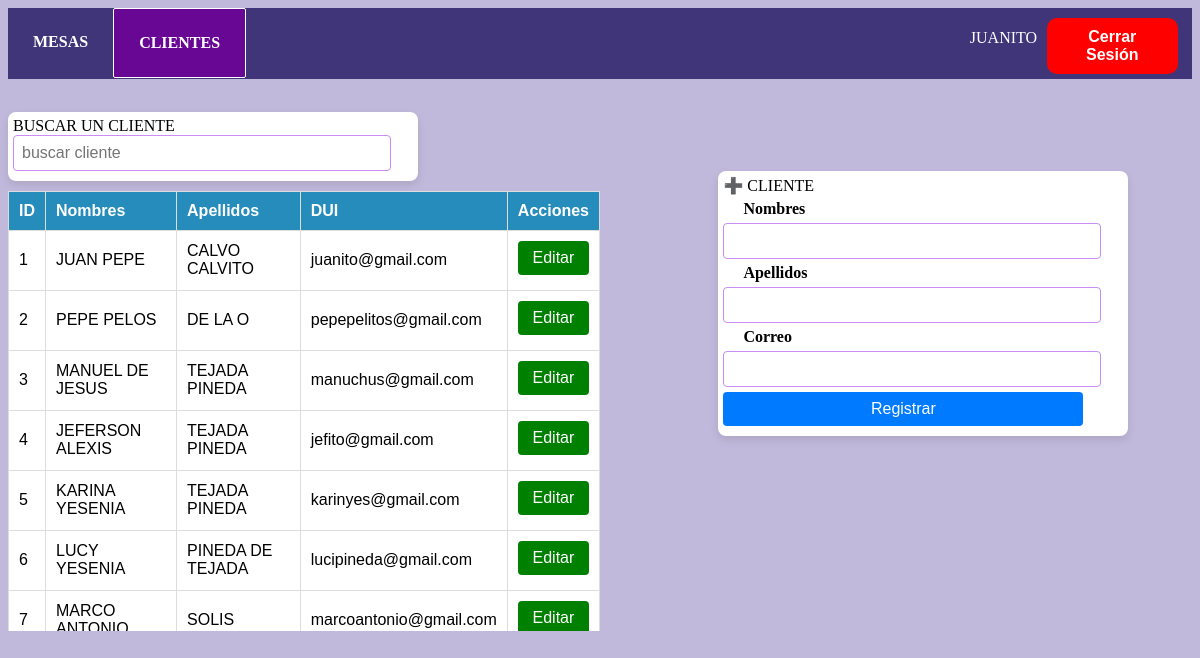
Screenshot of /views/RegistroCliente.php (signed in) with the database file from the repository.
### tables this page shows
CREATE TABLE `cliente` (
  `idcliente` int NOT NULL,
  `nombres` varchar(150) NOT NULL,
  `apellidos` varchar(150) NOT NULL,
  `correo` varchar(40) NOT NULL
);

### controllers/ClienteController.php (called while the page is built, shortened)
<?php
include_once '../models/Cliente.php';
class ClienteController {
    private $cliente;
    public function __construct($db) {
        $this->cliente = new Cliente($db);
    }
    public function listarClientes() {
        $clientes = $this->cliente->obtenerClientes();
        return $clientes;
    }
}
?>

### models/Cliente.php (called while the page is built, shortened)
<?php
class Cliente {
    private $conn;
    public function __construct($db) {
        $this->conn = $db;
    }
    public function obtenerClientes() {
        try {
            $sql = "SELECT * FROM cliente";
            $stmt = $this->conn->query($sql);
            return $stmt->fetchAll(PDO::FETCH_ASSOC);
        } catch (PDOException $e) {
            echo "Error al obtener los clientes: " . $e->getMessage();
            return false;
        }
    }
}
?>

### views/RegistroCliente.php (the view, shortened to what this page needs)
<?php
require_once "../controllers/ClienteController.php";
$database = new Database();
$db = $database->getConnection();
    $clienteController = new ClienteController($db);
    $clientes = $clienteController->listarClientes();
    $rol = $_SESSION['rol'];
    function mostrarNav($rol){
        echo '<div class="navbar">';
          echo '<ul>';
            if($rol == 1){
              echo '<li><a href ="Mesas.php" data-section="mesas" id="idpagelientes" >MESAS</a></li>';
              echo '<li><a href ="RegistroCliente.php" data-section="clientes" id="idpageclientes" class="active">CLIENTES</a></li>';
              echo '<li><a href ="RegistroEmpleado.php">USUARIOS</a></li>';
              echo '<li><a href ="Reportes.php" data-section="reportes" id="idpagereportes">REPORTES</a></li>';
              echo '<li><a href ="Menu.php" data-section="menu" id="idpagemenu">PLATOS</a></li>';
            }elseif($rol == 2){
                echo '<li><a href ="Mesas.php" data-section="mesas" id="idpagelientes">MESAS</a></li>';
                echo '<li><a href ="RegistroCliente.php" data-section="clientes" id="idpageclientes" class="active">CLIENTES</a></li>';
            }
            echo ('<li style="float:right; align-text:center; padding-top:10px;">');
            echo ('<button class="buttonLO"> <a href="logout.php" style=padding:0px;>Cerrar Sesión</a></button>');
            echo('</li>');
            echo ('<li style="float:right; align-text:center;  padding-right: 10px; padding-top: 5px;">');
            echo('<p style="color:white;">'); echo $_SESSION['usuario']; echo('</p>');
            echo('</li>');
          echo '</ul>';
        echo '</div>';
      }
?>
<!DOCTYPE html>
<html lang="en">
<head>
    <link rel="stylesheet" href="../assets/css/crud.css">
</head>
<body style="background-color: #c0b9db;">
    <div class="parentc">
        <div class="divc1">
        <?php mostrarNav($rol);?>
        </div>
        <div class="divc2" >
            <form id="formSCliente" >BUSCAR UN CLIENTE
                <input type="text" name="scliente" id="idscliente" placeholder="buscar cliente">
            </form>
            <div style="min-height:450px; max-height: 450px; overflow-y: auto;">
                <table border="1" id="IdTableClient" style="width: 100%;">
                <thead>
                    <tr>
                        <th>ID</th>
                        <th>Nombres</th>
                        <th>Apellidos</th>
                        <th>DUI</th>
                        <th>Acciones</th>
                    </tr>
                </thead>
                <tbody>
                    <?php foreach ($clientes as $cliente): ?>
                        <tr>
                            <td><?php echo $cliente['idcliente']; ?></td>
                            <td><?php echo $cliente['nombres']; ?></td>
                            <td><?php echo $cliente['apellidos']; ?></td>
                            <td><?php echo $cliente['correo']; ?></td>
                            <td>
                                <button style="width: 100%; background-color: green;" onclick="editarCliente(<?php echo htmlspecialchars(json_encode($cliente)); ?>)">Editar</button>
                            </td>
                        </tr>
                    <?php endforeach; ?>
                </tbody>
                </table>
            </div>
        </div>
        <div class="divc3" style="padding-left: 20%; padding-top:10%;">
        <form action="../controllers/ClienteController.php" method="POST" >➕ CLIENTE
                <label for="nombre" style="padding-top: 5px;">Nombres</label>
                <input type="text" name="nombre" oninput="this.value = this.value.replace(/[^a-zA-Z\s]/g, '')" required>
                <label for="apellido">Apellidos</label>
                <input type="text" name="apellido" oninput="this.value = this.value.replace(/[^a-zA-Z\s]/g, '')" required>
                <label for="correo">Correo</label>
                <input type="text" name="correo" onblur="ValidarCorreo(this)"  required>
                <button type="submit">Registrar</button>
            </form>
        </div>
    </div>
</body>
</html>

### assets/css/crud.css (style rules this page uses)
.parentc { display: grid; grid-template-columns: repeat(6, 1fr); grid-template-rows: repeat(6, 1fr); grid-column-gap: 0px; grid-row-gap: 0px; }
.divc1 { grid-area: 1 / 1 / 2 / 7; }
.divc2 { grid-area: 2 / 1 / 7 / 4; }
.divc3 { grid-area: 2 / 4 / 7 / 7; }
form { background-color: #ffffff; padding: 5px; border-radius: 8px; box-shadow: 0 4px 8px rgba(0, 0, 0, 0.1); width: 100%; max-width: 400px; }
label { padding-left: 20px; text-align: left; font-weight: bold; margin-bottom: 5px; display: block; }
input, select, button { width: 90%; padding: 8px; margin-bottom: 5px; border: 1px solid #cb8df5; border-radius: 4px; font-size: 16px; }
button { background-color: #007bff; color: white; font-size: 16px; cursor: pointer; border: none; }
.navbar a { color: #ffffff; font-weight: 600; padding: 25px; padding-bottom: 25px; transition: background-color 0.3s ease, color 0.3s ease; }
ul { list-style-type: none; margin: 0; padding: 0; overflow: hidden; background-color: #413579; }
li { float: left; }
li a { display: block; color: white; text-align: center; padding: 14px 16px; text-decoration: none; }
a.active { text-decoration: none; background-color: #670794; border-radius: 2px; border: 1px solid white; }
table { margin-top: 10px; width: 90%; border-collapse: collapse; font-family: Arial, sans-serif; }
table th, table td { border: 1px solid #ddd; padding: 10px; text-align: left; }
table th { background-color: #268cbb; color: white; }
table tr:nth-child(even) { background-color: #ffffff; }
table tr:nth-child(odd) { background-color: #ffffff; }
.buttonLO { background-color: red; color:white; border: none; border-radius: 10px; padding: 10px 20px; font-size: inherit; cursor: pointer; transition: background-color 0.3s; }

### rows the page displays
cliente: idcliente "1", nombres "JUAN PEPE", apellidos "CALVO CALVITO", correo "juanito@gmail.com"
cliente: idcliente "2", nombres "PEPE PELOS", apellidos "DE LA O", correo "pepepelitos@gmail.com"
cliente: idcliente "3", nombres "MANUEL DE JESUS", apellidos "TEJADA PINEDA", correo "manuchus@gmail.com"
cliente: idcliente "4", nombres "JEFERSON ALEXIS", apellidos "TEJADA PINEDA", correo "jefito@gmail.com"
cliente: idcliente "5", nombres "KARINA YESENIA", apellidos "TEJADA PINEDA", correo "karinyes@gmail.com"
cliente: idcliente "6", nombres "LUCY YESENIA", apellidos "PINEDA DE TEJADA", correo "lucipineda@gmail.com"
cliente: idcliente "7", nombres "MARCO…", apellidos "SOLIS", correo "marcoantonio@gmail.com"

### other values shown
$_SESSION['usuario'] "JUANITO"
